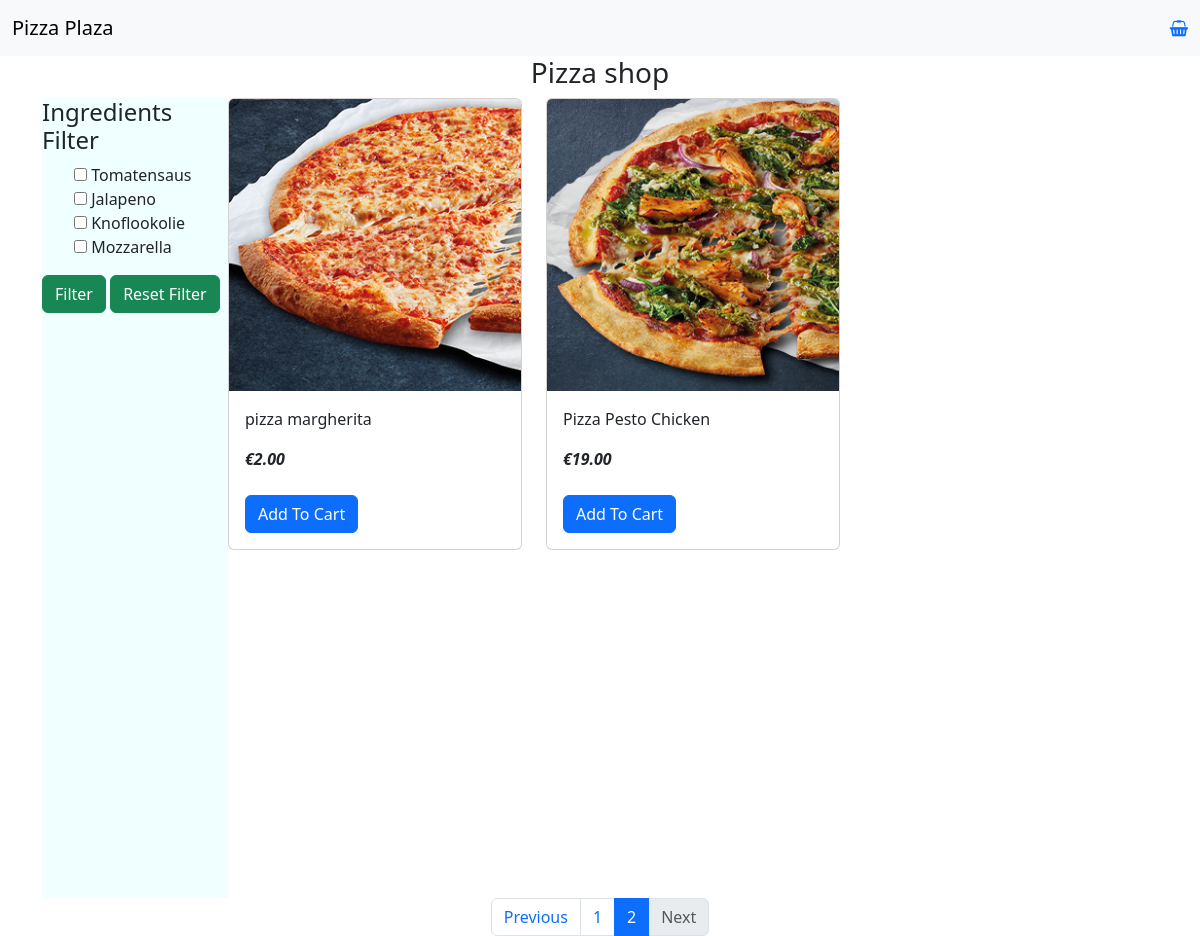
The app's page /pizzacontroller/pizzaOverview/2 with its own data.
### tables this page shows
CREATE TABLE `ingredients` (
  `ingredientId` varchar(4) NOT NULL,
  `ingredientName` varchar(255) NOT NULL,
  `ingredientIsActive` tinyint(1) NOT NULL DEFAULT 1,
  `ingredientCreateDate` varchar(10) NOT NULL,
  `ingredientDescription` text NOT NULL
);

CREATE TABLE `pizza` (
  `pizzaId` varchar(4) NOT NULL,
  `pizzaName` varchar(255) NOT NULL,
  `pizzaPrice` decimal(6,2) NOT NULL,
  `pizzaPath` varchar(255) NOT NULL,
  `pizzaIsActive` tinyint(1) NOT NULL DEFAULT 1,
  `pizzaCreateDate` varchar(10) NOT NULL,
  `pizzaDescription` text DEFAULT NULL
);

### app/libraries/Core.php (called while the page is built, shortened)
<?php
class Core
{
    protected $currentMethod = 'index';
    public function __construct()
    {
        $url = $this->getUrl();
        $this->currentController = new $this->currentController();
        if (isset($url[1])) {
            if (method_exists($this->currentController, $url[1])) {
                $this->currentMethod = $url[1];
            }
        }
        $this->params = $url ? [$url[2]]: [];
        call_user_func_array([$this->currentController, $this->currentMethod], $this->params);
    }
    public function getUrl() {
        $incoming = $_SERVER['REQUEST_URI'];
        $incoming = str_replace("/pizzaplaza/", "", $incoming);
        if (isset($incoming) || !empty($incoming)) {
            $incoming = trim($incoming, "/");
            $url = filter_var($incoming, FILTER_SANITIZE_URL);
            $url = explode('/', $url);
            $urlController = $url[0];
            $urlAction = "";
            if (array_key_exists(1, $url)) {
                $urlAction = explode('?', $url[1])[0];
            }
            $urlSlug = "";
            if (array_key_exists(2, $url)) {
                $urlSlug = $url[2];
            }
            $output = [$urlController, $urlAction, $urlSlug];
            return $output;
        } else {
            return array('LandingpageController', 'index');
        }
    }
}

### app/require.php (called while the page is built, shortened)
<?php
  require_once 'libraries/Core.php';
  require_once 'libraries/Controller.php';
  require_once 'libraries/Database.php';
  $init = new Core();

### public/index.php (called while the page is built)
<?php
  require_once '../app/require.php';
?>

### app/libraries/Database.php (called while the page is built, shortened)
<?php
  class Database {
    private $dbHost = DB_HOST;
    private $dbUser = DB_USER;
    private $dbPass = DB_PASS;
    private $dbName = DB_NAME;
    private $statement;
    private $dbHandler;
    public function __construct()
    {
      $conn = 'mysql:host=' . $this->dbHost . ";dbname=" . $this->dbName;
      $options = array(
        PDO::ATTR_PERSISTENT => true,
        PDO::ATTR_ERRMODE => PDO::ERRMODE_EXCEPTION,
        PDO::ATTR_EMULATE_PREPARES => false
      );
      try
      {
        $this->dbHandler = new PDO($conn, $this->dbUser, $this->dbPass, $options);
      }
      catch(PDOException $e) {
        $this->error = $e->getMessage();
        echo $this->error;
      }
    }
    public function query($sql) {
      $this->statement = $this->dbHandler->prepare($sql);
    }
    public function bind($parameter, $value, $type=null) {
      switch (is_null($type)) {
        case is_int($value):
          $type = PDO::PARAM_INT;
          break;
      }
      $this->statement->bindValue($parameter, $value, $type);
    }
    public function execute() {
      return $this->statement->execute();
    }
    public function resultSet() {
      $this->execute();
      return $this->statement->fetchAll(PDO::FETCH_OBJ);
    }
  }
?>

### app/models/PizzaModel.php (called while the page is built, shortened)
<?php
class PizzaModel
{
    private $db;
    public function __construct()
    {
        $this->db = new Database();
    }
    public function getAllPizzas()
    {
        $this->db->query("SELECT pizzaId,
                                 pizzaName,
                                 pizzaPrice,
                                 pizzaPath
                                 FROM pizza
                                 WHERE pizzaIsActive = 1");
        return $this->db->resultSet();
    }
    public function getAllPizzasByPagination($offset, $limit)
    {
        $this->db->query("SELECT pizzaId,
                                 pizzaName,
                                 pizzaPrice,
                                 pizzaPath
                                 FROM pizza
                                 WHERE pizzaIsActive = 1
                                 LIMIT :offset, :limit");
        $this->db->bind(':offset', $offset);
        $this->db->bind(':limit', $limit);
        return $this->db->resultSet();
    }
    public function getIngredienten()
    {
        $this->db->query("SELECT ingredientId,
                                 ingredientName
                                 FROM ingredients
                                 WHERE ingredientIsActive = 1");
        return $this->db->resultSet();
    }
}

### app/views/pizza/pizzaOverview.php (the view, shortened to what this page needs)
<!DOCTYPE html>
<html lang="en">
<head>
    <link rel="stylesheet" href="<?= URLROOT; ?>public/css/style.css">
    <link rel="stylesheet" href="https://cdnjs.cloudflare.com/ajax/libs/font-awesome/4.7.0/css/font-awesome.min.css">
    <link href="https://cdn.jsdelivr.net/npm/bootstrap@5.3.2/dist/css/bootstrap.min.css" rel="stylesheet">
</head>
<body>
    <nav class="navbar navbar-expand-lg bg-body-tertiary">
        <div class="container-fluid">
            <a class="navbar-brand" href="#">Pizza Plaza</a>
            <a id="basketIcon" href="#" class="basket-icon">
                <i class="fa fa-shopping-basket"></i>
            </a>
        </div>
    </nav>
    <h3 class="text-center"><?= $data['title'] ?></h3>
    <div class="container" style="display: flex; height: 100%;">
        <div style="background-color: azure;" class="col-2">
            <h4>Ingredients Filter</h4>
            <form action="<?= URLROOT ?>pizzacontroller/pizzaOverview" method="post">
                <ul>
                    <?php foreach ($data['ingrediënten'] as $ingrediënt) : ?>
                        <li>
                            <label>
                                <input type="checkbox" name="selected_ingredients[]" value="<?php echo $ingrediënt->ingredientName; ?>">
                                <?php echo $ingrediënt->ingredientName; ?>
                            </label>
                        </li>
                    <?php endforeach; ?>
                </ul>
                <button class="btn btn-success " type="submit">Filter</button>
                <a href="<?= URLROOT ?>pizzacontroller/pizzaOverview/1" class="btn btn-success ">Reset Filter</a>
            </form>
        </div>
        <div style="flex-grow: 1;" class="col-8">
            <div class="row">
                <?php foreach ($data['pizza'] as $pizza) : ?>
                    <div class="col-md-4">
                        <div class="card">
                            <img src="<?= URLROOT . $pizza->pizzaPath ?>" class="card-img-top" alt="Image 1">
                            <div class="card-body">
                                <p class="card-text"><?= $pizza->pizzaName ?></p>
                                <strong><em>€<?= $pizza->pizzaPrice ?></em></strong>
                                <br> <br>
                                <button class="btn btn-primary addToCartBtn">Add To Cart</button>
                            </div>
                        </div>
                    </div>
                <?php endforeach; ?>
            </div>
        </div>
    </div>
    <?php if (!empty($data['pageNumber'])) : ?>
        <nav aria-label="Page navigation example">
            <ul class="pagination justify-content-center">
                <li class="page-item <?= ($data['previousPage'] <= 0) ? 'disabled' : ''; ?>">
                    <a class="page-link" href="<?= URLROOT ?>pizzacontroller/pizzaOverview/<?= $data['previousPage'] ?>">Previous</a>
                </li>
                <li class="page-item <?= ($data['pageNumber'] == 1) ? 'active' : ''; ?>"><a class="page-link" href="<?= $data['firstPage'] ?>">
                        <?= $data['firstPage'] ?>
                    </a></li>
                <?php if ($data['totalPages'] >= 2) : ?>
                    <li class="page-item <?= ($data['pageNumber'] != 1 && $data['totalPages'] != $data['pageNumber'] || ($data['totalPages'] == 2 && $data['pageNumber'] == 2)) ? 'active' : ''; ?>"><a class="page-link" href="<?= $data['secondPage'] ?>">
                            <?= $data['secondPage'] ?>
                        </a></li>
                <?php endif; ?>
                <li class="page-item <?= ($data['nextPage'] > $data['totalPages']) ? 'disabled' : ''; ?>">
                    <a class="page-link" href="<?= URLROOT ?>pizzacontroller/pizzaOverview/<?= $data['nextPage'] ?>">Next</a>
                </li>
            </ul>
        </nav>
    <?php endif; ?>
</body>
</html>

### public/css/style.css (style rules this page uses)
li { list-style: none; }

### app/views/pizza/pizzaOverview.php (style rules this page uses)
html, body { height: 100%; }

### records on screen
ingredients: ingredientName "Tomatensaus"
ingredients: ingredientName "Jalapeno"
ingredients: ingredientName "Knoflookolie"
ingredients: ingredientName "Mozzarella"
pizza: pizzaPath (picture), pizzaName "pizza margherita", pizzaPrice "2.00"
pizza: pizzaPath (picture), pizzaName "Pizza Pesto Chicken", pizzaPrice "19.00"

### other values on screen
$data['title'] "Pizza shop"
$data['firstPage'] "1"
$data['secondPage'] "2"
